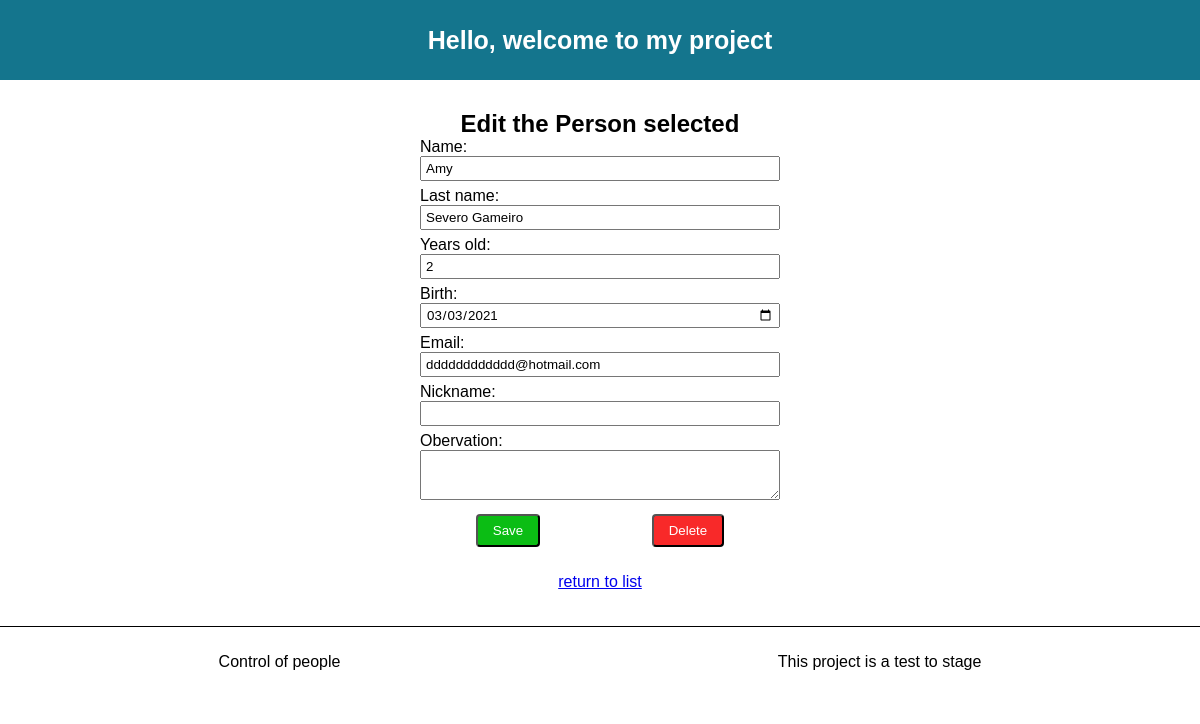
Screenshot of /edit-person/39/ with the database file from the repository.
### people/models.py (models this page shows, shortened)
class Person(models.Model):
    name = models.CharField(max_length=30)
    last_name = models.CharField(max_length=50)
    years_old = models.IntegerField()
    birth = models.DateField()
    email = models.EmailField()
    nickname = models.CharField(max_length=30, null=True, blank=True)
    obervation = models.TextField(max_length=100, null=True, blank=True)
    class Meta:
        verbose_name_plural = 'People'
        ordering = ["name","last_name"]

### people/views.py (the view)
# urls.py: path('edit-person/<int:id>/', edit_person, name='url_edit_people'),
def edit_person(request, id: int):
    person = get_object_or_404(Person, pk=id)
    form = PersonForm(request.POST or None, instance=person)
    if form.is_valid():  # validate form and save if ok
        form.save()
        return redirect('url_list_people')
    data = {}  # dictionary with information that will be sent to template
    data['form'] = form
    data['type'] = 'edit'
    data['id_person'] = person.id
    data['message'] = 'Edit the Person selected'
    return render(request, path_form, data)

### people/form.py
class PersonForm(ModelForm):
    class Meta:
        model = Person
        fields = ["name", "last_name","years_old","birth","email","nickname","obervation"]

### people/templates/people/form.html (shortened to what this page needs)
{% extends "people/base.html" %}
{% load static %}
{% block content %}
<h2>{{ message }}</h2>
<form method="POST">
    {{ form.as_p }}
    <div class="buttons">
        <button class="btn-submit" type="submit">Save</button>
        {% if type == 'new' %}
        <button class="btn-get-name" type="button">Generate Name</button>
        {% else %}
        <button data-id_person="{{ id_person }}" class="btn-delete" type="button">Delete</button>
        {% endif %}
    </div>
</form>
<br>
<a href="/people">return to list</a>
{% endblock content %}

### people/static/css/style.css (style rules this page uses)
* { margin: 0; padding: 0; font-family: Verdana, Geneva, Tahoma, sans-serif; box-sizing: border-box; }
.btn, .btn-submit, .btn-get-name, .btn-delete { cursor: pointer; color: white; margin: 8px 0; padding: 7px 15px; border-radius: 4px; }
.btn-submit { background-color: rgb(11, 189, 20); }
.btn-delete { background-color: rgb(248, 41, 41); }
.buttons { width: 100%; display: flex; flex-direction: row; align-items: center; justify-content: space-around; }
form { width: 30%; min-width: 330px; }
form input, form textarea { display: block; width: 100%; height: 25px; padding: 4px; font-style: inherit; margin-bottom: 6px; }
form textarea { height: 50px; }

### rows the page displays
Person: name "Amy", last_name "Severo Gameiro", years_old "2", birth "03/03/2021", email "dddddddddddd@hotmail.com"

### other values shown
{{ message }} "Edit the Person selected"
